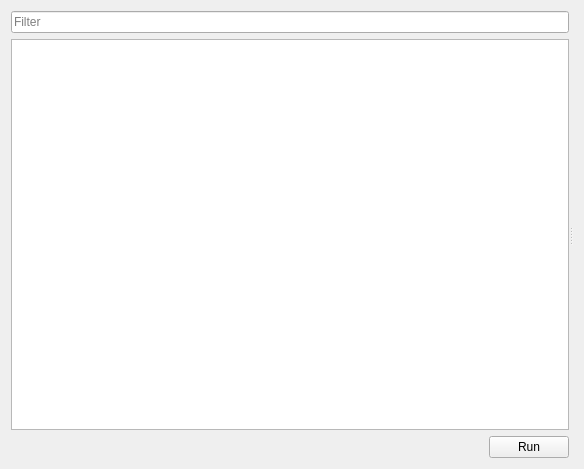
<?xml version="1.0" encoding="UTF-8"?>
<ui version="4.0">
 <class>ProblemView</class>
 <widget class="QWidget" name="ProblemView">
  <property name="geometry">
   <rect>
    <x>0</x>
    <y>0</y>
    <width>584</width>
    <height>469</height>
   </rect>
  </property>
  <property name="windowTitle">
   <string>Problem</string>
  </property>
  <layout class="QHBoxLayout" name="horizontalLayout_2">
   <item>
    <widget class="QSplitter" name="splitter">
     <property name="orientation">
      <enum>Qt::Horizontal</enum>
     </property>
     <widget class="QWidget" name="">
      <layout class="QVBoxLayout" name="verticalLayout">
       <item>
        <widget class="QLineEdit" name="lineEditFilter">
         <property name="placeholderText">
          <string>Filter</string>
         </property>
        </widget>
       </item>
       <item>
        <widget class="QListWidget" name="listWidgetProblems"/>
       </item>
       <item>
        <layout class="QHBoxLayout" name="horizontalLayout">
         <item>
          <spacer name="horizontalSpacer">
           <property name="orientation">
            <enum>Qt::Horizontal</enum>
           </property>
           <property name="sizeHint" stdset="0">
            <size>
             <width>40</width>
             <height>20</height>
            </size>
           </property>
          </spacer>
         </item>
         <item>
          <widget class="QPushButton" name="pushButtonRun">
           <property name="text">
            <string>Run</string>
           </property>
          </widget>
         </item>
        </layout>
       </item>
      </layout>
     </widget>
     <widget class="QStackedWidget" name="stackedWidgetProblemView">
      <widget class="QWidget" name="page"/>
      <widget class="QWidget" name="page_2"/>
     </widget>
    </widget>
   </item>
  </layout>
 </widget>
 <resources/>
 <connections/>
</ui>
